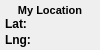
   <widget class="QFrame" name="frmLocation">
    <property name="geometry">
     <rect>
      <x>5</x>
      <y>5</y>
      <width>100</width>
      <height>50</height>
     </rect>
    </property>
    <property name="sizePolicy">
     <sizepolicy hsizetype="Expanding" vsizetype="Preferred">
      <horstretch>0</horstretch>
      <verstretch>0</verstretch>
     </sizepolicy>
    </property>
    <property name="font">
     <font>
      <pointsize>8</pointsize>
     </font>
    </property>
    <property name="mouseTracking">
     <bool>true</bool>
    </property>
    <property name="toolTip">
     <string>My Location</string>
    </property>
    <property name="autoFillBackground">
     <bool>true</bool>
    </property>
    <widget class="QLabel" name="lblLocationLon">
     <property name="geometry">
      <rect>
       <x>40</x>
       <y>30</y>
       <width>54</width>
       <height>16</height>
      </rect>
     </property>
     <property name="font">
      <font>
       <pointsize>9</pointsize>
       <weight>75</weight>
       <bold>true</bold>
      </font>
     </property>
     <property name="styleSheet">
      <string notr="true">background-color: rgba(0, 0, 0, 0);</string>
     </property>
     <property name="frameShadow">
      <enum>QFrame::Sunken</enum>
     </property>
     <property name="indent">
      <number>0</number>
     </property>
    </widget>
    <widget class="QLabel" name="lblLocationLatLabel">
     <property name="enabled">
      <bool>true</bool>
     </property>
     <property name="geometry">
      <rect>
       <x>5</x>
       <y>16</y>
       <width>31</width>
       <height>16</height>
      </rect>
     </property>
     <property name="font">
      <font>
       <pointsize>9</pointsize>
       <weight>75</weight>
       <bold>true</bold>
      </font>
     </property>
     <property name="styleSheet">
      <string notr="true">background-color: rgba(0, 0, 0, 0);</string>
     </property>
     <property name="frameShape">
      <enum>QFrame::NoFrame</enum>
     </property>
     <property name="frameShadow">
      <enum>QFrame::Sunken</enum>
     </property>
     <property name="lineWidth">
      <number>1</number>
     </property>
     <property name="text">
      <string>Lat:</string>
     </property>
     <property name="textFormat">
      <enum>Qt::AutoText</enum>
     </property>
     <property name="indent">
      <number>0</number>
     </property>
    </widget>
    <widget class="QLabel" name="lblLocationLonLabel">
     <property name="geometry">
      <rect>
       <x>5</x>
       <y>32</y>
       <width>31</width>
       <height>16</height>
      </rect>
     </property>
     <property name="font">
      <font>
       <pointsize>9</pointsize>
       <weight>75</weight>
       <bold>true</bold>
      </font>
     </property>
     <property name="styleSheet">
      <string notr="true">background-color: rgba(0, 0, 0, 0); </string>
     </property>
     <property name="frameShadow">
      <enum>QFrame::Sunken</enum>
     </property>
     <property name="text">
      <string>Lng:</string>
     </property>
     <property name="indent">
      <number>0</number>
     </property>
    </widget>
    <widget class="QLabel" name="lblLocationLat">
     <property name="geometry">
      <rect>
       <x>40</x>
       <y>16</y>
       <width>54</width>
       <height>15</height>
      </rect>
     </property>
     <property name="font">
      <font>
       <pointsize>9</pointsize>
       <weight>75</weight>
       <bold>true</bold>
      </font>
     </property>
     <property name="styleSheet">
      <string notr="true">background-color: rgba(0, 0, 0, 0);</string>
     </property>
     <property name="alignment">
      <set>Qt::AlignLeading|Qt::AlignLeft|Qt::AlignTop</set>
     </property>
     <property name="margin">
      <number>0</number>
     </property>
     <property name="indent">
      <number>0</number>
     </property>
    </widget>
    <widget class="QLabel" name="lblLocation">
     <property name="geometry">
      <rect>
       <x>2</x>
       <y>3</y>
       <width>96</width>
       <height>14</height>
      </rect>
     </property>
     <property name="font">
      <font>
       <pointsize>8</pointsize>
       <weight>75</weight>
       <bold>true</bold>
      </font>
     </property>
     <property name="styleSheet">
      <string notr="true">background-color: rgba(0, 0, 0, 0);</string>
     </property>
     <property name="text">
      <string>My Location</string>
     </property>
     <property name="alignment">
      <set>Qt::AlignCenter</set>
     </property>
     <property name="indent">
      <number>0</number>
     </property>
    </widget>
   </widget>
